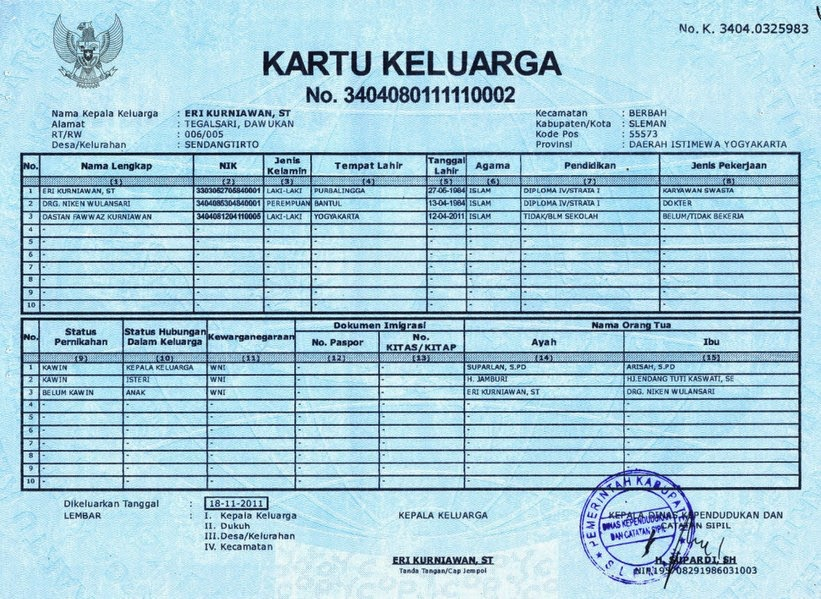
#> input picture test-comprase-image/opencv-withpyton/kk-asli.jpeg, 821 x 599 px
$ python test.py
#> lines starting #> are read from the running program, lines starting #| are printed output that depends on the picture
import cv2
import numpy as np
import os

# Set direktori kerja ke folder script (gunakan path absolut jika diperlukan)
os.chdir('C:/laragon/www/php7/tes-code-php7/test-comprase-image/opencv-withpyton')

# Baca gambar asli
image = cv2.imread('kk-asli.jpeg')
#> image is the input picture: shape (599, 821, 3); mean B, G, R 218.1, 203.4, 166.2

# Pastikan gambar terbaca
if image is None:
    print("Error: Gambar tidak ditemukan atau path salah.")
else:
    # Terapkan filter penajaman
    kernel = np.array([[-1, -1, -1], [-1, 9, -1], [-1, -1, -1]])  # Kernel untuk sharpening
    sharpened = cv2.filter2D(image, -1, kernel)
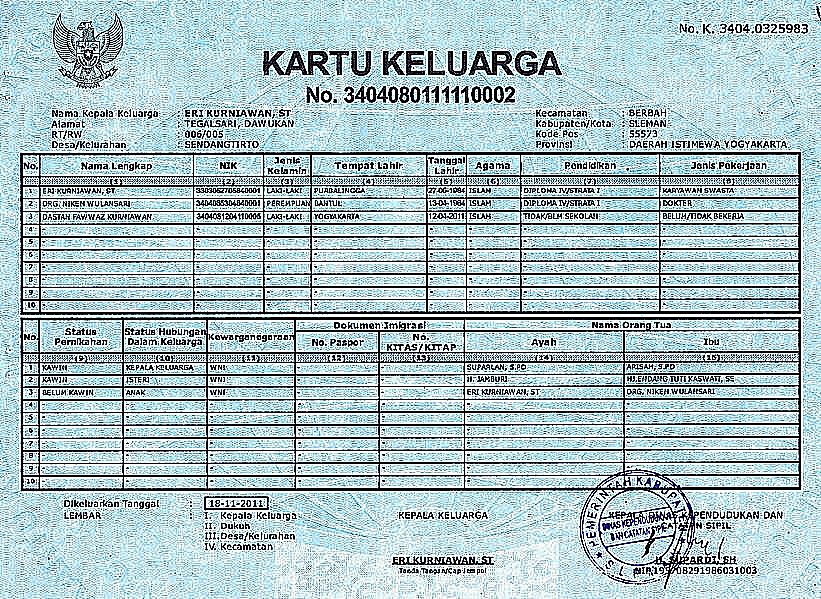
#> sharpened: shape (599, 821, 3); mean B, G, R 197.8, 191.7, 169.5

    # Konversi gambar yang telah diperjelas menjadi hitam putih (grayscale)
    gray_image = cv2.cvtColor(sharpened, cv2.COLOR_BGR2GRAY)
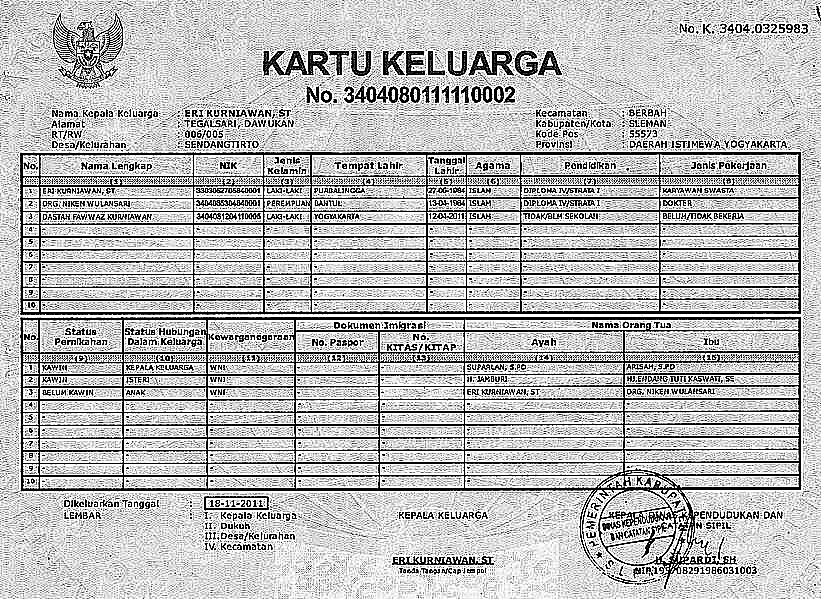
#> gray_image: shape (599, 821); min 0, max 255, mean 185.8

    # Simpan hasil gambar yang lebih jelas dan hitam putih
    cv2.imwrite('clear_image_bw.jpg', gray_image)
    print("Gambar berhasil diproses, diperjelas, dikonversi menjadi hitam putih, dan disimpan sebagai 'clear_image_bw.jpg'.")
